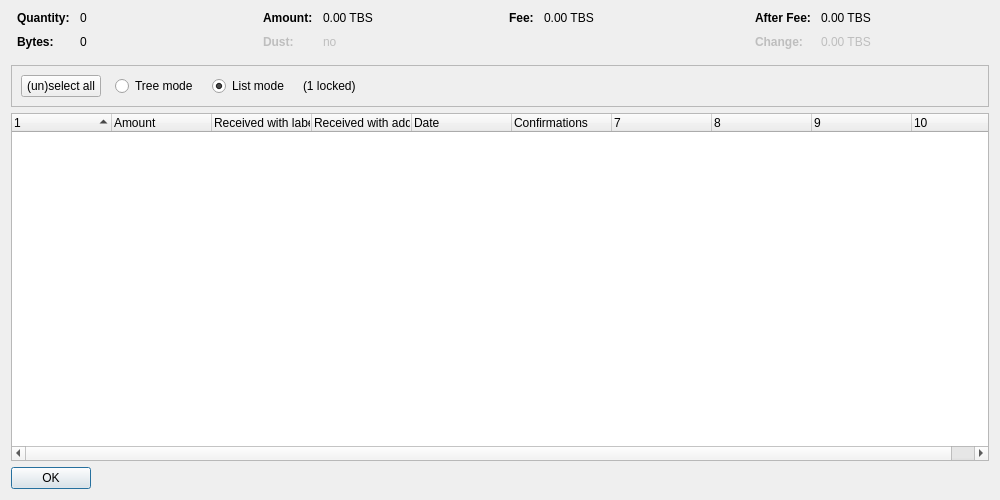
<?xml version="1.0" encoding="UTF-8"?>
<ui version="4.0">
 <class>CoinControlDialog</class>
 <widget class="QDialog" name="CoinControlDialog">
  <property name="geometry">
   <rect>
    <x>0</x>
    <y>0</y>
    <width>1000</width>
    <height>500</height>
   </rect>
  </property>
  <property name="windowTitle">
   <string>Coin Selection</string>
  </property>
  <layout class="QVBoxLayout" name="verticalLayout">
   <item>
    <layout class="QHBoxLayout" name="horizontalLayoutTop" stretch="0,0,0,0">
     <property name="topMargin">
      <number>0</number>
     </property>
     <property name="bottomMargin">
      <number>10</number>
     </property>
     <item>
      <layout class="QFormLayout" name="formLayoutCoinControl1">
       <property name="horizontalSpacing">
        <number>10</number>
       </property>
       <property name="verticalSpacing">
        <number>10</number>
       </property>
       <property name="leftMargin">
        <number>6</number>
       </property>
       <property name="rightMargin">
        <number>6</number>
       </property>
       <item row="0" column="0">
        <widget class="QLabel" name="labelCoinControlQuantityText">
         <property name="font">
          <font>
           <weight>75</weight>
           <bold>true</bold>
          </font>
         </property>
         <property name="text">
          <string>Quantity:</string>
         </property>
        </widget>
       </item>
       <item row="0" column="1">
        <widget class="QLabel" name="labelCoinControlQuantity">
         <property name="cursor">
          <cursorShape>IBeamCursor</cursorShape>
         </property>
         <property name="contextMenuPolicy">
          <enum>Qt::ActionsContextMenu</enum>
         </property>
         <property name="text">
          <string notr="true">0</string>
         </property>
         <property name="textInteractionFlags">
          <set>Qt::LinksAccessibleByMouse|Qt::TextSelectableByKeyboard|Qt::TextSelectableByMouse</set>
         </property>
        </widget>
       </item>
       <item row="1" column="0">
        <widget class="QLabel" name="labelCoinControlBytesText">
         <property name="font">
          <font>
           <weight>75</weight>
           <bold>true</bold>
          </font>
         </property>
         <property name="text">
          <string>Bytes:</string>
         </property>
        </widget>
       </item>
       <item row="1" column="1">
        <widget class="QLabel" name="labelCoinControlBytes">
         <property name="cursor">
          <cursorShape>IBeamCursor</cursorShape>
         </property>
         <property name="contextMenuPolicy">
          <enum>Qt::ActionsContextMenu</enum>
         </property>
         <property name="text">
          <string notr="true">0</string>
         </property>
         <property name="textInteractionFlags">
          <set>Qt::LinksAccessibleByMouse|Qt::TextSelectableByKeyboard|Qt::TextSelectableByMouse</set>
         </property>
        </widget>
       </item>
      </layout>
     </item>
     <item>
      <layout class="QFormLayout" name="formLayoutCoinControl2">
       <property name="horizontalSpacing">
        <number>10</number>
       </property>
       <property name="verticalSpacing">
        <number>10</number>
       </property>
       <property name="leftMargin">
        <number>6</number>
       </property>
       <property name="rightMargin">
        <number>6</number>
       </property>
       <item row="0" column="0">
        <widget class="QLabel" name="labelCoinControlAmountText">
         <property name="font">
          <font>
           <weight>75</weight>
           <bold>true</bold>
          </font>
         </property>
         <property name="text">
          <string>Amount:</string>
         </property>
        </widget>
       </item>
       <item row="0" column="1">
        <widget class="QLabel" name="labelCoinControlAmount">
         <property name="cursor">
          <cursorShape>IBeamCursor</cursorShape>
         </property>
         <property name="contextMenuPolicy">
          <enum>Qt::ActionsContextMenu</enum>
         </property>
         <property name="text">
          <string notr="true">0.00 TBS</string>
         </property>
         <property name="textInteractionFlags">
          <set>Qt::LinksAccessibleByMouse|Qt::TextSelectableByKeyboard|Qt::TextSelectableByMouse</set>
         </property>
        </widget>
       </item>
       <item row="1" column="0">
        <widget class="QLabel" name="labelCoinControlLowOutputText">
         <property name="enabled">
          <bool>false</bool>
         </property>
         <property name="font">
          <font>
           <weight>75</weight>
           <bold>true</bold>
          </font>
         </property>
         <property name="text">
          <string>Dust:</string>
         </property>
        </widget>
       </item>
       <item row="1" column="1">
        <widget class="QLabel" name="labelCoinControlLowOutput">
         <property name="enabled">
          <bool>false</bool>
         </property>
         <property name="cursor">
          <cursorShape>IBeamCursor</cursorShape>
         </property>
         <property name="contextMenuPolicy">
          <enum>Qt::ActionsContextMenu</enum>
         </property>
         <property name="text">
          <string notr="true">no</string>
         </property>
         <property name="textInteractionFlags">
          <set>Qt::LinksAccessibleByMouse|Qt::TextSelectableByKeyboard|Qt::TextSelectableByMouse</set>
         </property>
        </widget>
       </item>
      </layout>
     </item>
     <item>
      <layout class="QFormLayout" name="formLayoutCoinControl3">
       <property name="horizontalSpacing">
        <number>10</number>
       </property>
       <property name="verticalSpacing">
        <number>10</number>
       </property>
       <property name="leftMargin">
        <number>6</number>
       </property>
       <property name="rightMargin">
        <number>6</number>
       </property>
       <item row="0" column="0">
        <widget class="QLabel" name="labelCoinControlFeeText">
         <property name="font">
          <font>
           <weight>75</weight>
           <bold>true</bold>
          </font>
         </property>
         <property name="text">
          <string>Fee:</string>
         </property>
        </widget>
       </item>
       <item row="0" column="1">
        <widget class="QLabel" name="labelCoinControlFee">
         <property name="cursor">
          <cursorShape>IBeamCursor</cursorShape>
         </property>
         <property name="contextMenuPolicy">
          <enum>Qt::ActionsContextMenu</enum>
         </property>
         <property name="text">
          <string notr="true">0.00 TBS</string>
         </property>
         <property name="textInteractionFlags">
          <set>Qt::LinksAccessibleByMouse|Qt::TextSelectableByKeyboard|Qt::TextSelectableByMouse</set>
         </property>
        </widget>
       </item>
      </layout>
     </item>
     <item>
      <layout class="QFormLayout" name="formLayoutCoinControl4">
       <property name="horizontalSpacing">
        <number>10</number>
       </property>
       <property name="verticalSpacing">
        <number>10</number>
       </property>
       <property name="leftMargin">
        <number>6</number>
       </property>
       <property name="rightMargin">
        <number>6</number>
       </property>
       <item row="0" column="0">
        <widget class="QLabel" name="labelCoinControlAfterFeeText">
         <property name="font">
          <font>
           <weight>75</weight>
           <bold>true</bold>
          </font>
         </property>
         <property name="text">
          <string>After Fee:</string>
         </property>
        </widget>
       </item>
       <item row="0" column="1">
        <widget class="QLabel" name="labelCoinControlAfterFee">
         <property name="cursor">
          <cursorShape>IBeamCursor</cursorShape>
         </property>
         <property name="contextMenuPolicy">
          <enum>Qt::ActionsContextMenu</enum>
         </property>
         <property name="text">
          <string notr="true">0.00 TBS</string>
         </property>
         <property name="textInteractionFlags">
          <set>Qt::LinksAccessibleByMouse|Qt::TextSelectableByKeyboard|Qt::TextSelectableByMouse</set>
         </property>
        </widget>
       </item>
       <item row="1" column="0">
        <widget class="QLabel" name="labelCoinControlChangeText">
         <property name="enabled">
          <bool>false</bool>
         </property>
         <property name="font">
          <font>
           <weight>75</weight>
           <bold>true</bold>
          </font>
         </property>
         <property name="text">
          <string>Change:</string>
         </property>
        </widget>
       </item>
       <item row="1" column="1">
        <widget class="QLabel" name="labelCoinControlChange">
         <property name="enabled">
          <bool>false</bool>
         </property>
         <property name="cursor">
          <cursorShape>IBeamCursor</cursorShape>
         </property>
         <property name="contextMenuPolicy">
          <enum>Qt::ActionsContextMenu</enum>
         </property>
         <property name="text">
          <string notr="true">0.00 TBS</string>
         </property>
         <property name="textInteractionFlags">
          <set>Qt::LinksAccessibleByMouse|Qt::TextSelectableByKeyboard|Qt::TextSelectableByMouse</set>
         </property>
        </widget>
       </item>
      </layout>
     </item>
    </layout>
   </item>
   <item>
    <widget class="QFrame" name="frame">
     <property name="minimumSize">
      <size>
       <width>0</width>
       <height>40</height>
      </size>
     </property>
     <property name="frameShape">
      <enum>QFrame::StyledPanel</enum>
     </property>
     <property name="frameShadow">
      <enum>QFrame::Sunken</enum>
     </property>
     <layout class="QHBoxLayout" name="horizontalLayout">
      <item>
       <layout class="QHBoxLayout" name="horizontalLayoutPanel" stretch="0,0,0,0,0">
        <property name="spacing">
         <number>14</number>
        </property>
        <item>
         <widget class="QPushButton" name="pushButtonSelectAll">
          <property name="sizePolicy">
           <sizepolicy hsizetype="Maximum" vsizetype="Fixed">
            <horstretch>0</horstretch>
            <verstretch>0</verstretch>
           </sizepolicy>
          </property>
          <property name="text">
           <string>(un)select all</string>
          </property>
          <property name="autoDefault">
           <bool>false</bool>
          </property>
         </widget>
        </item>
        <item>
         <widget class="QRadioButton" name="radioTreeMode">
          <property name="sizePolicy">
           <sizepolicy hsizetype="Maximum" vsizetype="Fixed">
            <horstretch>0</horstretch>
            <verstretch>0</verstretch>
           </sizepolicy>
          </property>
          <property name="text">
           <string>Tree mode</string>
          </property>
         </widget>
        </item>
        <item>
         <widget class="QRadioButton" name="radioListMode">
          <property name="sizePolicy">
           <sizepolicy hsizetype="Maximum" vsizetype="Fixed">
            <horstretch>0</horstretch>
            <verstretch>0</verstretch>
           </sizepolicy>
          </property>
          <property name="text">
           <string>List mode</string>
          </property>
          <property name="checked">
           <bool>true</bool>
          </property>
         </widget>
        </item>
        <item>
         <widget class="QLabel" name="labelLocked">
          <property name="text">
           <string notr="true">(1 locked)</string>
          </property>
         </widget>
        </item>
        <item>
         <spacer name="horizontalSpacer">
          <property name="orientation">
           <enum>Qt::Horizontal</enum>
          </property>
          <property name="sizeHint" stdset="0">
           <size>
            <width>40</width>
            <height>20</height>
           </size>
          </property>
         </spacer>
        </item>
       </layout>
      </item>
     </layout>
    </widget>
   </item>
   <item>
    <widget class="CoinControlTreeWidget" name="treeWidget">
     <property name="contextMenuPolicy">
      <enum>Qt::CustomContextMenu</enum>
     </property>
     <property name="sortingEnabled">
      <bool>false</bool>
     </property>
     <property name="columnCount">
      <number>10</number>
     </property>
     <attribute name="headerShowSortIndicator" stdset="0">
      <bool>true</bool>
     </attribute>
     <attribute name="headerStretchLastSection">
      <bool>false</bool>
     </attribute>
     <column>
      <property name="text">
       <string/>
      </property>
     </column>
     <column>
      <property name="text">
       <string>Amount</string>
      </property>
     </column>
     <column>
      <property name="text">
       <string>Received with label</string>
      </property>
     </column>
     <column>
      <property name="text">
       <string>Received with address</string>
      </property>
     </column>
     <column>
      <property name="text">
       <string>Date</string>
      </property>
     </column>
     <column>
      <property name="text">
       <string>Confirmations</string>
      </property>
      <property name="toolTip">
       <string>Confirmed</string>
      </property>
     </column>
     <column>
      <property name="text">
       <string/>
      </property>
     </column>
     <column>
      <property name="text">
       <string/>
      </property>
     </column>
     <column>
      <property name="text">
       <string/>
      </property>
     </column>
     <column>
      <property name="text">
       <string/>
      </property>
     </column>
    </widget>
   </item>
   <item>
    <widget class="QDialogButtonBox" name="buttonBox">
     <property name="sizePolicy">
      <sizepolicy hsizetype="Maximum" vsizetype="Fixed">
       <horstretch>0</horstretch>
       <verstretch>0</verstretch>
      </sizepolicy>
     </property>
     <property name="orientation">
      <enum>Qt::Horizontal</enum>
     </property>
     <property name="standardButtons">
      <set>QDialogButtonBox::Ok</set>
     </property>
    </widget>
   </item>
  </layout>
 </widget>
 <customwidgets>
  <customwidget>
   <class>CoinControlTreeWidget</class>
   <extends>QTreeWidget</extends>
   <header>qt/coincontroltreewidget.h</header>
  </customwidget>
 </customwidgets>
 <resources/>
 <connections/>
</ui>
